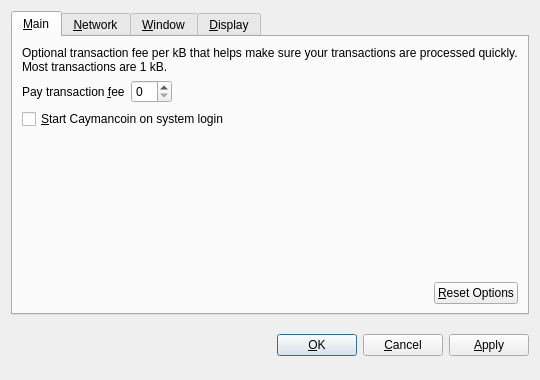
<?xml version="1.0" encoding="UTF-8"?>
<ui version="4.0">
 <class>OptionsDialog</class>
 <widget class="QDialog" name="OptionsDialog">
  <property name="geometry">
   <rect>
    <x>0</x>
    <y>0</y>
    <width>540</width>
    <height>380</height>
   </rect>
  </property>
  <property name="windowTitle">
   <string>Options</string>
  </property>
  <property name="modal">
   <bool>true</bool>
  </property>
  <layout class="QVBoxLayout" name="verticalLayout">
   <item>
    <widget class="QTabWidget" name="tabWidget">
     <property name="tabPosition">
      <enum>QTabWidget::North</enum>
     </property>
     <property name="currentIndex">
      <number>0</number>
     </property>
     <widget class="QWidget" name="tabMain">
      <attribute name="title">
       <string>&amp;Main</string>
      </attribute>
      <layout class="QVBoxLayout" name="verticalLayout_Main">
       <item>
        <widget class="QLabel" name="transactionFeeInfoLabel">
         <property name="text">
          <string>Optional transaction fee per kB that helps make sure your transactions are processed quickly. Most transactions are 1 kB.</string>
         </property>
         <property name="textFormat">
          <enum>Qt::PlainText</enum>
         </property>
         <property name="wordWrap">
          <bool>true</bool>
         </property>
        </widget>
       </item>
       <item>
        <layout class="QHBoxLayout" name="horizontalLayout_1_Main">
         <item>
          <widget class="QLabel" name="transactionFeeLabel">
           <property name="text">
            <string>Pay transaction &amp;fee</string>
           </property>
           <property name="textFormat">
            <enum>Qt::PlainText</enum>
           </property>
           <property name="buddy">
            <cstring>transactionFee</cstring>
           </property>
          </widget>
         </item>
         <item>
          <widget class="BitcoinAmountField" name="transactionFee"/>
         </item>
         <item>
          <spacer name="horizontalSpacer_1_Main">
           <property name="orientation">
            <enum>Qt::Horizontal</enum>
           </property>
           <property name="sizeHint" stdset="0">
            <size>
             <width>40</width>
             <height>20</height>
            </size>
           </property>
          </spacer>
         </item>
        </layout>
       </item>
       <item>
        <widget class="QCheckBox" name="bitcoinAtStartup">
         <property name="toolTip">
          <string>Automatically start Caymancoin after logging in to the system.</string>
         </property>
         <property name="text">
          <string>&amp;Start Caymancoin on system login</string>
         </property>
        </widget>
       </item>
       <item>
        <spacer name="verticalSpacer_Main">
         <property name="orientation">
          <enum>Qt::Vertical</enum>
         </property>
         <property name="sizeHint" stdset="0">
          <size>
           <width>20</width>
           <height>40</height>
          </size>
         </property>
        </spacer>
       </item>
       <item>
        <layout class="QHBoxLayout" name="horizontalLayout_2_Main">
         <item>
          <spacer name="horizontalSpacer_2_Main">
           <property name="orientation">
            <enum>Qt::Horizontal</enum>
           </property>
           <property name="sizeHint" stdset="0">
            <size>
             <width>40</width>
             <height>20</height>
            </size>
           </property>
          </spacer>
         </item>
         <item>
          <widget class="QPushButton" name="resetButton">
           <property name="toolTip">
            <string>Reset all client options to default.</string>
           </property>
           <property name="text">
            <string>&amp;Reset Options</string>
           </property>
           <property name="autoDefault">
            <bool>false</bool>
           </property>
          </widget>
         </item>
        </layout>
       </item>
      </layout>
     </widget>
     <widget class="QWidget" name="tabNetwork">
      <attribute name="title">
       <string>&amp;Network</string>
      </attribute>
      <layout class="QVBoxLayout" name="verticalLayout_Network">
       <item>
        <widget class="QCheckBox" name="mapPortUpnp">
         <property name="toolTip">
          <string>Automatically open the Caymancoin client port on the router. This only works when your router supports UPnP and it is enabled.</string>
         </property>
         <property name="text">
          <string>Map port using &amp;UPnP</string>
         </property>
        </widget>
       </item>
       <item>
        <widget class="QCheckBox" name="connectSocks">
         <property name="toolTip">
          <string>Connect to the Caymancoin network through a SOCKS proxy (e.g. when connecting through Tor).</string>
         </property>
         <property name="text">
          <string>&amp;Connect through SOCKS proxy:</string>
         </property>
        </widget>
       </item>
       <item>
        <layout class="QHBoxLayout" name="horizontalLayout_Network">
         <item>
          <widget class="QLabel" name="proxyIpLabel">
           <property name="text">
            <string>Proxy &amp;IP:</string>
           </property>
           <property name="textFormat">
            <enum>Qt::PlainText</enum>
           </property>
           <property name="buddy">
            <cstring>proxyIp</cstring>
           </property>
          </widget>
         </item>
         <item>
          <widget class="QValidatedLineEdit" name="proxyIp">
           <property name="maximumSize">
            <size>
             <width>140</width>
             <height>16777215</height>
            </size>
           </property>
           <property name="toolTip">
            <string>IP address of the proxy (e.g. 127.0.0.1)</string>
           </property>
          </widget>
         </item>
         <item>
          <widget class="QLabel" name="proxyPortLabel">
           <property name="text">
            <string>&amp;Port:</string>
           </property>
           <property name="textFormat">
            <enum>Qt::PlainText</enum>
           </property>
           <property name="buddy">
            <cstring>proxyPort</cstring>
           </property>
          </widget>
         </item>
         <item>
          <widget class="QLineEdit" name="proxyPort">
           <property name="maximumSize">
            <size>
             <width>55</width>
             <height>16777215</height>
            </size>
           </property>
           <property name="toolTip">
            <string>Port of the proxy (e.g. 9050)</string>
           </property>
          </widget>
         </item>
         <item>
          <widget class="QLabel" name="socksVersionLabel">
           <property name="text">
            <string>SOCKS &amp;Version:</string>
           </property>
           <property name="textFormat">
            <enum>Qt::PlainText</enum>
           </property>
           <property name="buddy">
            <cstring>socksVersion</cstring>
           </property>
          </widget>
         </item>
         <item>
          <widget class="QValueComboBox" name="socksVersion">
           <property name="toolTip">
            <string>SOCKS version of the proxy (e.g. 5)</string>
           </property>
          </widget>
         </item>
         <item>
          <spacer name="horizontalSpacer_Network">
           <property name="orientation">
            <enum>Qt::Horizontal</enum>
           </property>
           <property name="sizeHint" stdset="0">
            <size>
             <width>40</width>
             <height>20</height>
            </size>
           </property>
          </spacer>
         </item>
        </layout>
       </item>
       <item>
        <spacer name="verticalSpacer_Network">
         <property name="orientation">
          <enum>Qt::Vertical</enum>
         </property>
         <property name="sizeHint" stdset="0">
          <size>
           <width>20</width>
           <height>40</height>
          </size>
         </property>
        </spacer>
       </item>
      </layout>
     </widget>
     <widget class="QWidget" name="tabWindow">
      <attribute name="title">
       <string>&amp;Window</string>
      </attribute>
      <layout class="QVBoxLayout" name="verticalLayout_Window">
       <item>
        <widget class="QCheckBox" name="minimizeToTray">
         <property name="toolTip">
          <string>Show only a tray icon after minimizing the window.</string>
         </property>
         <property name="text">
          <string>&amp;Minimize to the tray instead of the taskbar</string>
         </property>
        </widget>
       </item>
       <item>
        <widget class="QCheckBox" name="minimizeOnClose">
         <property name="toolTip">
          <string>Minimize instead of exit the application when the window is closed. When this option is enabled, the application will be closed only after selecting Quit in the menu.</string>
         </property>
         <property name="text">
          <string>M&amp;inimize on close</string>
         </property>
        </widget>
       </item>
       <item>
        <spacer name="verticalSpacer_Window">
         <property name="orientation">
          <enum>Qt::Vertical</enum>
         </property>
         <property name="sizeHint" stdset="0">
          <size>
           <width>20</width>
           <height>40</height>
          </size>
         </property>
        </spacer>
       </item>
      </layout>
     </widget>
     <widget class="QWidget" name="tabDisplay">
      <attribute name="title">
       <string>&amp;Display</string>
      </attribute>
      <layout class="QVBoxLayout" name="verticalLayout_Display">
       <item>
        <layout class="QHBoxLayout" name="horizontalLayout_1_Display">
         <item>
          <widget class="QLabel" name="langLabel">
           <property name="text">
            <string>User Interface &amp;language:</string>
           </property>
           <property name="textFormat">
            <enum>Qt::PlainText</enum>
           </property>
           <property name="buddy">
            <cstring>lang</cstring>
           </property>
          </widget>
         </item>
         <item>
          <widget class="QValueComboBox" name="lang">
           <property name="toolTip">
            <string>The user interface language can be set here. This setting will take effect after restarting Caymancoin.</string>
           </property>
          </widget>
         </item>
        </layout>
       </item>
       <item>
        <layout class="QHBoxLayout" name="horizontalLayout_2_Display">
         <item>
          <widget class="QLabel" name="unitLabel">
           <property name="text">
            <string>&amp;Unit to show amounts in:</string>
           </property>
           <property name="textFormat">
            <enum>Qt::PlainText</enum>
           </property>
           <property name="buddy">
            <cstring>unit</cstring>
           </property>
          </widget>
         </item>
         <item>
          <widget class="QValueComboBox" name="unit">
           <property name="toolTip">
            <string>Choose the default subdivision unit to show in the interface and when sending coins.</string>
           </property>
          </widget>
         </item>
        </layout>
       </item>
       <item>
        <widget class="QCheckBox" name="displayAddresses">
         <property name="toolTip">
          <string>Whether to show Caymancoin addresses in the transaction list or not.</string>
         </property>
         <property name="text">
          <string>&amp;Display addresses in transaction list</string>
         </property>
        </widget>
       </item>
       <item>
        <widget class="QCheckBox" name="coinControlFeatures">
         <property name="toolTip">
          <string>Whether to show coin control features or not.</string>
         </property>
         <property name="text">
          <string>Display coin &amp;control features (experts only!)</string>
         </property>
        </widget>
       </item>
       <item>
        <spacer name="verticalSpacer_Display">
         <property name="orientation">
          <enum>Qt::Vertical</enum>
         </property>
         <property name="sizeHint" stdset="0">
          <size>
           <width>20</width>
           <height>40</height>
          </size>
         </property>
        </spacer>
       </item>
      </layout>
     </widget>
    </widget>
   </item>
   <item>
    <layout class="QHBoxLayout" name="horizontalLayout_Buttons">
     <item>
      <spacer name="horizontalSpacer_1">
       <property name="orientation">
        <enum>Qt::Horizontal</enum>
       </property>
       <property name="sizeHint" stdset="0">
        <size>
         <width>40</width>
         <height>48</height>
        </size>
       </property>
      </spacer>
     </item>
     <item>
      <widget class="QLabel" name="statusLabel">
       <property name="font">
        <font>
         <weight>75</weight>
         <bold>true</bold>
        </font>
       </property>
       <property name="text">
        <string/>
       </property>
       <property name="textFormat">
        <enum>Qt::PlainText</enum>
       </property>
       <property name="wordWrap">
        <bool>true</bool>
       </property>
      </widget>
     </item>
     <item>
      <spacer name="horizontalSpacer_2">
       <property name="orientation">
        <enum>Qt::Horizontal</enum>
       </property>
       <property name="sizeHint" stdset="0">
        <size>
         <width>40</width>
         <height>48</height>
        </size>
       </property>
      </spacer>
     </item>
     <item>
      <widget class="QPushButton" name="okButton">
       <property name="text">
        <string>&amp;OK</string>
       </property>
      </widget>
     </item>
     <item>
      <widget class="QPushButton" name="cancelButton">
       <property name="text">
        <string>&amp;Cancel</string>
       </property>
       <property name="autoDefault">
        <bool>false</bool>
       </property>
      </widget>
     </item>
     <item>
      <widget class="QPushButton" name="applyButton">
       <property name="text">
        <string>&amp;Apply</string>
       </property>
       <property name="autoDefault">
        <bool>false</bool>
       </property>
      </widget>
     </item>
    </layout>
   </item>
  </layout>
 </widget>
 <customwidgets>
  <customwidget>
   <class>BitcoinAmountField</class>
   <extends>QSpinBox</extends>
   <header>bitcoinamountfield.h</header>
  </customwidget>
  <customwidget>
   <class>QValueComboBox</class>
   <extends>QComboBox</extends>
   <header>qvaluecombobox.h</header>
  </customwidget>
  <customwidget>
   <class>QValidatedLineEdit</class>
   <extends>QLineEdit</extends>
   <header>qvalidatedlineedit.h</header>
  </customwidget>
 </customwidgets>
 <resources/>
 <connections/>
</ui>
